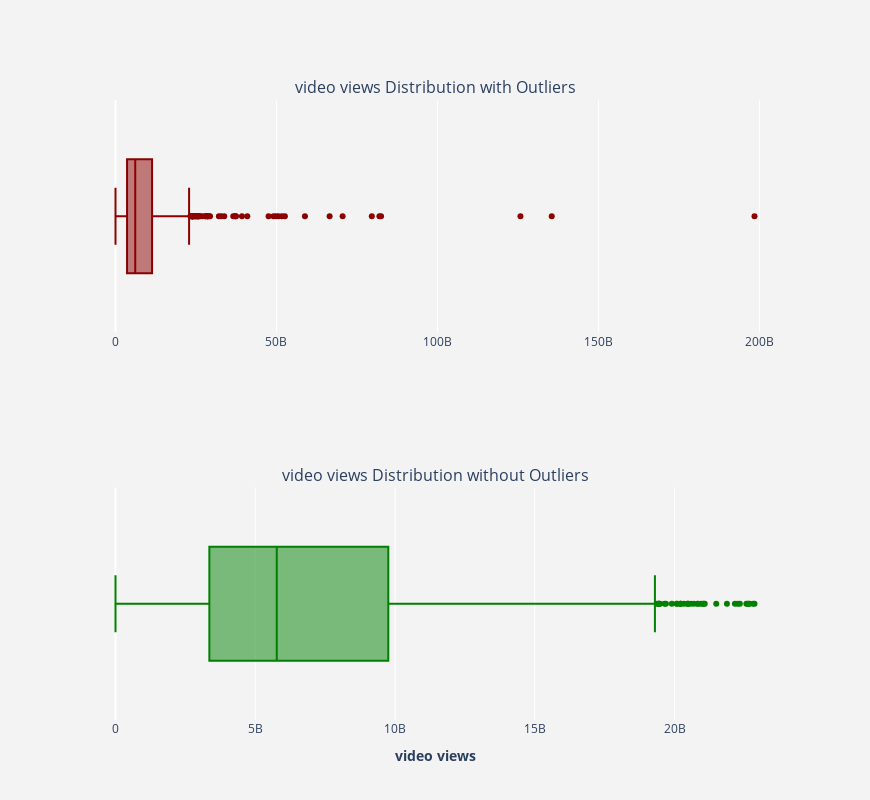

Source (notebook cell):
### Code cell
plotBoxPlot(out_data['video views'],remove_outliers(out_data['video views']))

### Figure 1 — Plotly figure (JSON) as saved in the notebook; plotly's stock layout.template omitted (floating-point values rounded to 4 significant figures; data arrays with more than 128 entries replaced by an {"elided": "..."} marker saying what was removed)
{"data": [{"marker": {"color": "darkred"}, "name": "", "x": {"elided": "999 int values"}, "type": "box", "xaxis": "x", "yaxis": "y"}, {"marker": {"color": "green"}, "name": "", "x": {"elided": "940 int values"}, "type": "box", "xaxis": "x2", "yaxis": "y2"}], "layout": {"xaxis": {"anchor": "y", "domain": [0, 1], "type": "linear", "range": [-11030000000.0, 209500000000.0], "autorange": true}, "yaxis": {"anchor": "x", "domain": [0.625, 1], "type": "category", "range": [-0.5, 0.5], "autorange": true}, "xaxis2": {"anchor": "y2", "domain": [0, 1], "title": {"text": "<b>video views</b>"}, "type": "linear", "range": [-1270000000.0, 24130000000.0], "autorange": true}, "yaxis2": {"anchor": "x2", "domain": [0, 0.375], "type": "category", "range": [-0.5, 0.5], "autorange": true}, "annotations": [{"font": {"size": 16}, "showarrow": false, "text": "video views Distribution with Outliers", "x": 0.5, "xanchor": "center", "xref": "paper", "y": 1, "yanchor": "bottom", "yref": "paper"}, {"font": {"size": 16}, "showarrow": false, "text": "video views Distribution without Outliers", "x": 0.5, "xanchor": "center", "xref": "paper", "y": 0.375, "yanchor": "bottom", "yref": "paper"}], "height": 800, "width": 870, "showlegend": false, "paper_bgcolor": "rgb(243, 243, 243)", "plot_bgcolor": "rgb(243, 243, 243)"}}
